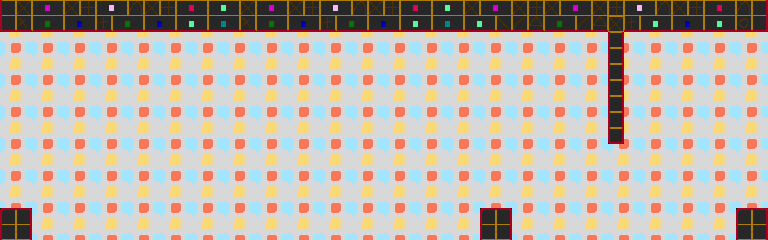

A 2D game scene composited from a Tiled map and its tileset images. What follows is a short description and the map's XML, with each tile layer's data collapsed to a summary:
An orthogonal 48x15 tile map with 16x16 px tiles, 2 tile layers (back, front) and 49 objects (40x CollapseTile, 3x DeathTrigger, 2x Dropper).

<map version="1.0" orientation="orthogonal" width="48" height="15" tilewidth="16" tileheight="16">
 <tileset firstgid="1" name="tiles1" tilewidth="16" tileheight="16">
  <image source="../tiles0.gif" trans="ff00ff" width="256" height="256" />
 </tileset>
 <layer name="back" width="48" height="15">
  <data>[720 cells, 720 non-empty, 4 distinct tile ids]</data>
 </layer>
 <layer name="front" width="48" height="15">
  <data>[720 cells, 115 non-empty, 35 distinct tile ids]</data>
 </layer>
 <objectgroup name="lines" width="48" height="15">
  <properties>
   <property name="min_temple" value="3" />
   <property name="rarity" value="0.2" />
  </properties>
  <object x="0" y="32">
   <polyline points="0,0 608,0 608,112 624,112 624,0 768,0" />
  </object>
  <object x="768" y="208">
   <polyline points="0,0 -32,0 -32,32" />
  </object>
  <object x="512" y="240">
   <polyline points="0,0 0,-32 -32,-32 -32,0" />
  </object>
  <object x="32" y="240">
   <polyline points="0,0 0,-32 -32,-32" />
  </object>
 </objectgroup>
 <objectgroup name="objects" width="48" height="15">
  <object name="CollapseTile" gid="232" x="64" y="224" />
  <object name="Dropper" gid="232" x="192" y="48">
   <properties>
    <property name="rarity" value="0.7" />
   </properties>
  </object>
  <object name="CollapseTile" gid="232" x="80" y="224" />
  <object name="CollapseTile" gid="232" x="96" y="224" />
  <object name="CollapseTile" gid="232" x="112" y="224" />
  <object name="CollapseTile" gid="232" x="208" y="192" />
  <object name="CollapseTile" gid="232" x="160" y="192" />
  <object name="CollapseTile" gid="232" x="176" y="192" />
  <object name="CollapseTile" gid="232" x="192" y="192" />
  <object name="Dropper" gid="232" x="576" y="48">
   <properties>
    <property name="rarity" value="0.7" />
   </properties>
  </object>
  <object name="CollapseTile" gid="232" x="256" y="160" />
  <object name="CollapseTile" gid="232" x="288" y="160" />
  <object name="CollapseTile" gid="232" x="272" y="160" />
  <object name="CollapseTile" gid="232" x="240" y="160" />
  <object name="CollapseTile" gid="232" x="368" y="160" />
  <object name="CollapseTile" gid="232" x="192" y="128" />
  <object name="CollapseTile" gid="232" x="176" y="96" />
  <object name="CollapseTile" gid="232" x="160" y="96" />
  <object name="CollapseTile" gid="232" x="144" y="96" />
  <object name="CollapseTile" gid="232" x="128" y="96" />
  <object name="CollapseTile" gid="232" x="400" y="160" />
  <object name="CollapseTile" gid="232" x="384" y="160" />
  <object name="CollapseTile" gid="232" x="416" y="160" />
  <object name="CollapseTile" gid="232" x="496" y="128" />
  <object name="CollapseTile" gid="232" x="512" y="128" />
  <object name="CollapseTile" gid="232" x="544" y="128" />
  <object name="CollapseTile" gid="232" x="528" y="128" />
  <object name="CollapseTile" gid="232" x="576" y="128" />
  <object name="CollapseTile" gid="232" x="560" y="128" />
  <object name="CollapseTile" gid="232" x="592" y="128" />
  <object name="CollapseTile" gid="232" x="576" y="224" />
  <object name="CollapseTile" gid="232" x="592" y="224" />
  <object name="CollapseTile" gid="232" x="624" y="224" />
  <object name="CollapseTile" gid="232" x="608" y="224" />
  <object name="CollapseTile" gid="232" x="656" y="224" />
  <object name="CollapseTile" gid="232" x="640" y="224" />
  <object name="CollapseTile" gid="232" x="336" y="192" />
  <object name="CollapseTile" gid="232" x="320" y="192" />
  <object name="CollapseTile" gid="232" x="352" y="224" />
  <object name="CollapseTile" gid="232" x="416" y="224" />
  <object name="CollapseTile" gid="232" x="368" y="224" />
  <object name="CollapseTile" gid="232" x="432" y="224" />
  <object name="DeathTrigger" gid="199" x="128" y="256" />
  <object name="DeathTrigger" gid="199" x="384" y="256" />
  <object name="DeathTrigger" gid="199" x="624" y="256" />
 </objectgroup>
</map>
